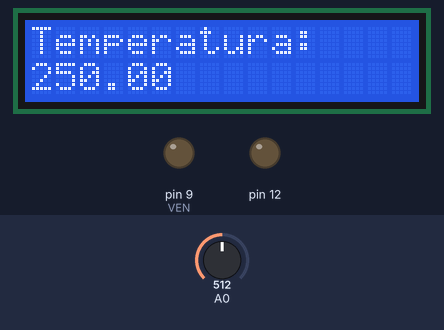
The sketch below on a simulated Arduino Uno, built with avr-gcc and run on an emulated ATmega328P. Parts: 16×2 character LCD, output pins drawn as LEDs (lit = HIGH). The test bench sets the inputs (shaded band); at power-on: A0 = 512.

Above: at 1.2 s.
1.3 s: A0 set to 175
At 2.1 s:
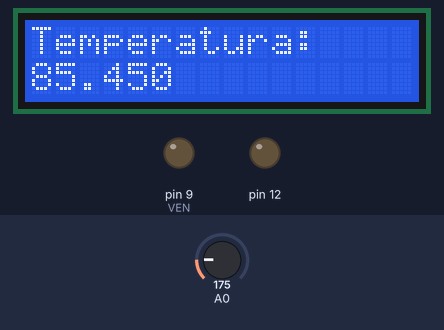
2.8 s: A0 set to 145
At 3.8 s:
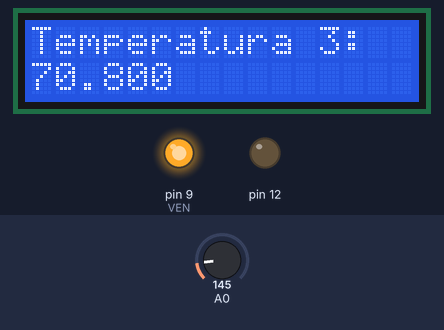
4.3 s: A0 set to 122
At 5.5 s:
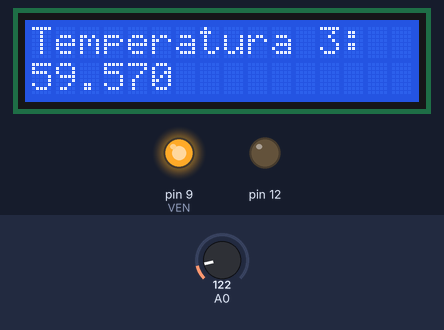
Timing chart, 0 to 7.3 s (numbered marks = the images above; inputs shaded):
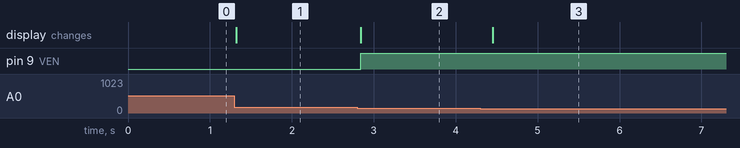

Measured:
- the behaviour switches between 164 and 163 on A0 (found by bisection; images 1 and 2)
- after the input at 1.3 s, the display: changes at once (image 1)
- after the input at 2.8 s, pin 9 (VEN): LOW → HIGH at once; the display: changes at once (image 2)
- after the input at 4.3 s, the display: changes after 0.15 s (image 3)

The sketch:

final3.ino
```cpp
#include <LiquidCrystal_I2C.h>


LiquidCrystal_I2C lcd(0x27,16,2);

float tempC;
int VEN = 9;

void setup() {
  lcd.init();
  lcd.backlight();
  lcd.clear();
  pinMode(9, OUTPUT);
  pinMode(12, OUTPUT);


}

void loop() {
   tempC = analogRead(A0);


  tempC = (5.0 * tempC * 100.0)/1024.0;

  lcd.setCursor(0,0);
  lcd.print("Temperatura:");
  lcd.setCursor(0,1);
  lcd.print(tempC);
  //Serial.print("Temperatura del sistema: ");
  //Serial.print(tempC);
  //Serial.print("\n");
  //delay(50);

    if(tempC>20 && tempC<26 ){
        tempC=analogRead(A0);
        tempC = (5.0 * tempC * 100.0)/1024.0;
        //Serial.print("Temperatura rango 1: ");
        //Serial.print(tempC);
        //Serial.print("\n");
        //delay(200);
        lcd.setCursor(0,0);
        lcd.print("Temperatura 1:");
        lcd.setCursor(0,1);
        lcd.print(tempC);

        analogWrite(VEN, 175);
        delay(500);

        }
    //analogWrite(VEN, LOW);


    if(tempC>=26 && tempC<30 ){
        tempC=analogRead(A0);
        tempC = (5.0 * tempC * 100.0)/1024.0;
        //Serial.print("Temperatura rango 2: ");
        //Serial.print(tempC);
        //Serial.print("\n");
        lcd.setCursor(0,0);
        lcd.print("Temperatura 2:");
        lcd.setCursor(0,1);
        lcd.print(tempC);

        analogWrite(VEN, 200);
        delay(500);
    }

    //analogWrite(VEN, LOW);


    if(tempC>=30 && tempC<80 ){
      tempC=analogRead(A0);
      tempC = (5.0 * tempC * 100.0)/1024.0;
      //Serial.print("Temperatura rango 3: ");
      //Serial.print(tempC);
      //Serial.print("\n");
      lcd.setCursor(0,0);
      lcd.print("Temperatura 3:");
      lcd.setCursor(0,1);
      lcd.print(tempC);

      analogWrite(VEN, 255);
      delay(500);
    }

    //analogWrite(VEN, LOW);

}
```
